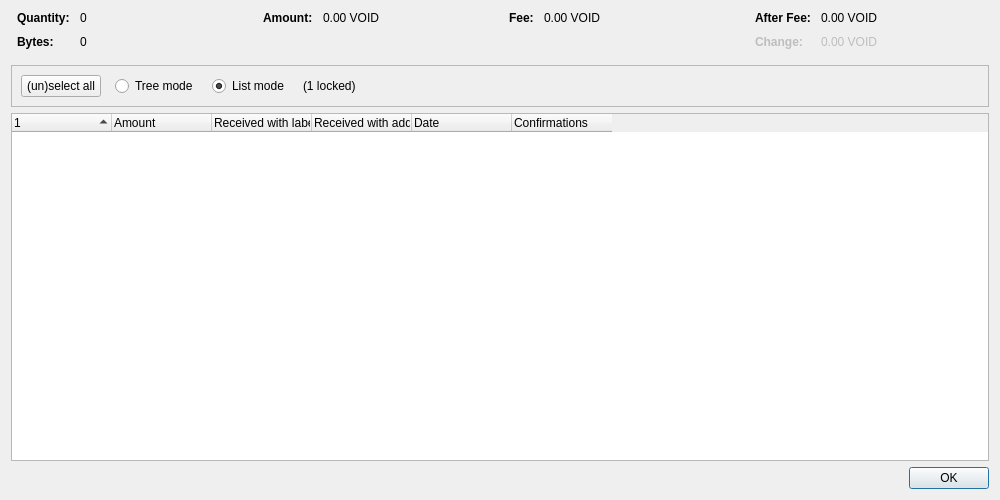
<?xml version="1.0" encoding="UTF-8"?>
<ui version="4.0">
 <class>CoinControlDialog</class>
 <widget class="QDialog" name="CoinControlDialog">
  <property name="geometry">
   <rect>
    <x>0</x>
    <y>0</y>
    <width>1000</width>
    <height>500</height>
   </rect>
  </property>
  <property name="windowTitle">
   <string>Coin Selection</string>
  </property>
  <layout class="QVBoxLayout" name="verticalLayout">
   <item>
    <layout class="QHBoxLayout" name="horizontalLayoutTop" stretch="0,0,0,0">
     <property name="topMargin">
      <number>0</number>
     </property>
     <property name="bottomMargin">
      <number>10</number>
     </property>
     <item>
      <layout class="QFormLayout" name="formLayoutCoinControl1">
       <property name="labelAlignment">
        <set>Qt::AlignLeft|Qt::AlignVCenter</set>
       </property>
       <property name="horizontalSpacing">
        <number>10</number>
       </property>
       <property name="verticalSpacing">
        <number>10</number>
       </property>
       <property name="leftMargin">
        <number>6</number>
       </property>
       <property name="rightMargin">
        <number>6</number>
       </property>
       <item row="0" column="0">
        <widget class="QLabel" name="labelCoinControlQuantityText">
         <property name="font">
          <font>
           <weight>75</weight>
           <bold>true</bold>
          </font>
         </property>
         <property name="text">
          <string>Quantity:</string>
         </property>
        </widget>
       </item>
       <item row="0" column="1">
        <widget class="QLabel" name="labelCoinControlQuantity">
         <property name="cursor">
          <cursorShape>IBeamCursor</cursorShape>
         </property>
         <property name="contextMenuPolicy">
          <enum>Qt::ActionsContextMenu</enum>
         </property>
         <property name="text">
          <string notr="true">0</string>
         </property>
         <property name="textInteractionFlags">
          <set>Qt::LinksAccessibleByMouse|Qt::TextSelectableByKeyboard|Qt::TextSelectableByMouse</set>
         </property>
        </widget>
       </item>
       <item row="1" column="0">
        <widget class="QLabel" name="labelCoinControlBytesText">
         <property name="font">
          <font>
           <weight>75</weight>
           <bold>true</bold>
          </font>
         </property>
         <property name="text">
          <string>Bytes:</string>
         </property>
        </widget>
       </item>
       <item row="1" column="1">
        <widget class="QLabel" name="labelCoinControlBytes">
         <property name="cursor">
          <cursorShape>IBeamCursor</cursorShape>
         </property>
         <property name="contextMenuPolicy">
          <enum>Qt::ActionsContextMenu</enum>
         </property>
         <property name="text">
          <string notr="true">0</string>
         </property>
         <property name="textInteractionFlags">
          <set>Qt::LinksAccessibleByMouse|Qt::TextSelectableByKeyboard|Qt::TextSelectableByMouse</set>
         </property>
        </widget>
       </item>
      </layout>
     </item>
     <item>
      <layout class="QFormLayout" name="formLayoutCoinControl2">
       <property name="horizontalSpacing">
        <number>10</number>
       </property>
       <property name="verticalSpacing">
        <number>10</number>
       </property>
       <property name="leftMargin">
        <number>6</number>
       </property>
       <property name="rightMargin">
        <number>6</number>
       </property>
       <item row="0" column="0">
        <widget class="QLabel" name="labelCoinControlAmountText">
         <property name="font">
          <font>
           <weight>75</weight>
           <bold>true</bold>
          </font>
         </property>
         <property name="text">
          <string>Amount:</string>
         </property>
        </widget>
       </item>
       <item row="0" column="1">
        <widget class="QLabel" name="labelCoinControlAmount">
         <property name="cursor">
          <cursorShape>IBeamCursor</cursorShape>
         </property>
         <property name="contextMenuPolicy">
          <enum>Qt::ActionsContextMenu</enum>
         </property>
         <property name="text">
          <string notr="true">0.00 VOID</string>
         </property>
         <property name="textInteractionFlags">
          <set>Qt::LinksAccessibleByMouse|Qt::TextSelectableByKeyboard|Qt::TextSelectableByMouse</set>
         </property>
        </widget>
       </item>
      </layout>
     </item>
     <item>
      <layout class="QFormLayout" name="formLayoutCoinControl3">
       <property name="horizontalSpacing">
        <number>10</number>
       </property>
       <property name="verticalSpacing">
        <number>10</number>
       </property>
       <property name="leftMargin">
        <number>6</number>
       </property>
       <property name="rightMargin">
        <number>6</number>
       </property>
       <item row="0" column="0">
        <widget class="QLabel" name="labelCoinControlFeeText">
         <property name="font">
          <font>
           <weight>75</weight>
           <bold>true</bold>
          </font>
         </property>
         <property name="text">
          <string>Fee:</string>
         </property>
        </widget>
       </item>
       <item row="0" column="1">
        <widget class="QLabel" name="labelCoinControlFee">
         <property name="cursor">
          <cursorShape>IBeamCursor</cursorShape>
         </property>
         <property name="contextMenuPolicy">
          <enum>Qt::ActionsContextMenu</enum>
         </property>
         <property name="text">
          <string notr="true">0.00 VOID</string>
         </property>
         <property name="textInteractionFlags">
          <set>Qt::LinksAccessibleByMouse|Qt::TextSelectableByKeyboard|Qt::TextSelectableByMouse</set>
         </property>
        </widget>
       </item>
      </layout>
     </item>
     <item>
      <layout class="QFormLayout" name="formLayoutCoinControl4">
       <property name="labelAlignment">
        <set>Qt::AlignLeft|Qt::AlignVCenter</set>
       </property>
       <property name="horizontalSpacing">
        <number>10</number>
       </property>
       <property name="verticalSpacing">
        <number>10</number>
       </property>
       <property name="leftMargin">
        <number>6</number>
       </property>
       <property name="rightMargin">
        <number>6</number>
       </property>
       <item row="0" column="0">
        <widget class="QLabel" name="labelCoinControlAfterFeeText">
         <property name="font">
          <font>
           <weight>75</weight>
           <bold>true</bold>
          </font>
         </property>
         <property name="text">
          <string>After Fee:</string>
         </property>
        </widget>
       </item>
       <item row="0" column="1">
        <widget class="QLabel" name="labelCoinControlAfterFee">
         <property name="cursor">
          <cursorShape>IBeamCursor</cursorShape>
         </property>
         <property name="contextMenuPolicy">
          <enum>Qt::ActionsContextMenu</enum>
         </property>
         <property name="text">
          <string notr="true">0.00 VOID</string>
         </property>
         <property name="textInteractionFlags">
          <set>Qt::LinksAccessibleByMouse|Qt::TextSelectableByKeyboard|Qt::TextSelectableByMouse</set>
         </property>
        </widget>
       </item>
       <item row="1" column="0">
        <widget class="QLabel" name="labelCoinControlChangeText">
         <property name="enabled">
          <bool>false</bool>
         </property>
         <property name="font">
          <font>
           <weight>75</weight>
           <bold>true</bold>
          </font>
         </property>
         <property name="text">
          <string>Change:</string>
         </property>
        </widget>
       </item>
       <item row="1" column="1">
        <widget class="QLabel" name="labelCoinControlChange">
         <property name="enabled">
          <bool>false</bool>
         </property>
         <property name="cursor">
          <cursorShape>IBeamCursor</cursorShape>
         </property>
         <property name="contextMenuPolicy">
          <enum>Qt::ActionsContextMenu</enum>
         </property>
         <property name="text">
          <string notr="true">0.00 VOID</string>
         </property>
         <property name="textInteractionFlags">
          <set>Qt::LinksAccessibleByMouse|Qt::TextSelectableByKeyboard|Qt::TextSelectableByMouse</set>
         </property>
        </widget>
       </item>
      </layout>
     </item>
    </layout>
   </item>
   <item>
    <widget class="QFrame" name="frame">
     <property name="minimumSize">
      <size>
       <width>0</width>
       <height>40</height>
      </size>
     </property>
     <property name="frameShape">
      <enum>QFrame::StyledPanel</enum>
     </property>
     <property name="frameShadow">
      <enum>QFrame::Sunken</enum>
     </property>
     <layout class="QHBoxLayout" name="horizontalLayout">
      <item>
       <layout class="QHBoxLayout" name="horizontalLayoutPanel" stretch="0,0,0,0,0">
        <property name="spacing">
         <number>14</number>
        </property>
        <item>
         <widget class="QPushButton" name="pushButtonSelectAll">
          <property name="sizePolicy">
           <sizepolicy hsizetype="Maximum" vsizetype="Fixed">
            <horstretch>0</horstretch>
            <verstretch>0</verstretch>
           </sizepolicy>
          </property>
          <property name="text">
           <string>(un)select all</string>
          </property>
          <property name="autoDefault">
           <bool>false</bool>
          </property>
         </widget>
        </item>
        <item>
         <widget class="QRadioButton" name="radioTreeMode">
          <property name="sizePolicy">
           <sizepolicy hsizetype="Maximum" vsizetype="Fixed">
            <horstretch>0</horstretch>
            <verstretch>0</verstretch>
           </sizepolicy>
          </property>
          <property name="text">
           <string>Tree mode</string>
          </property>
         </widget>
        </item>
        <item>
         <widget class="QRadioButton" name="radioListMode">
          <property name="sizePolicy">
           <sizepolicy hsizetype="Maximum" vsizetype="Fixed">
            <horstretch>0</horstretch>
            <verstretch>0</verstretch>
           </sizepolicy>
          </property>
          <property name="text">
           <string>List mode</string>
          </property>
          <property name="checked">
           <bool>true</bool>
          </property>
         </widget>
        </item>
        <item>
         <widget class="QLabel" name="labelLocked">
          <property name="text">
           <string notr="true">(1 locked)</string>
          </property>
         </widget>
        </item>
        <item>
         <spacer name="horizontalSpacer">
          <property name="orientation">
           <enum>Qt::Horizontal</enum>
          </property>
          <property name="sizeHint" stdset="0">
           <size>
            <width>40</width>
            <height>20</height>
           </size>
          </property>
         </spacer>
        </item>
       </layout>
      </item>
     </layout>
    </widget>
   </item>
   <item>
    <widget class="CoinControlTreeWidget" name="treeWidget">
     <property name="contextMenuPolicy">
      <enum>Qt::CustomContextMenu</enum>
     </property>
     <property name="sortingEnabled">
      <bool>false</bool>
     </property>
     <property name="columnCount">
      <number>6</number>
     </property>
     <attribute name="headerShowSortIndicator" stdset="0">
      <bool>true</bool>
     </attribute>
     <attribute name="headerStretchLastSection">
      <bool>false</bool>
     </attribute>
     <column>
      <property name="text">
       <string/>
      </property>
     </column>
     <column>
      <property name="text">
       <string>Amount</string>
      </property>
     </column>
     <column>
      <property name="text">
       <string>Received with label</string>
      </property>
     </column>
     <column>
      <property name="text">
       <string>Received with address</string>
      </property>
     </column>
     <column>
      <property name="text">
       <string>Date</string>
      </property>
     </column>
     <column>
      <property name="text">
       <string>Confirmations</string>
      </property>
      <property name="toolTip">
       <string>Confirmed</string>
      </property>
     </column>
     <column>
      <property name="text">
       <string/>
      </property>
     </column>
     <column>
      <property name="text">
       <string/>
      </property>
     </column>
     <column>
      <property name="text">
       <string/>
      </property>
     </column>
     <column>
      <property name="text">
       <string/>
      </property>
     </column>
    </widget>
   </item>
   <item>
    <widget class="QDialogButtonBox" name="buttonBox">
     <property name="orientation">
      <enum>Qt::Horizontal</enum>
     </property>
     <property name="standardButtons">
      <set>QDialogButtonBox::Ok</set>
     </property>
    </widget>
   </item>
  </layout>
 </widget>
 <customwidgets>
  <customwidget>
   <class>CoinControlTreeWidget</class>
   <extends>QTreeWidget</extends>
   <header>qt/coincontroltreewidget.h</header>
  </customwidget>
 </customwidgets>
 <resources/>
 <connections/>
</ui>
